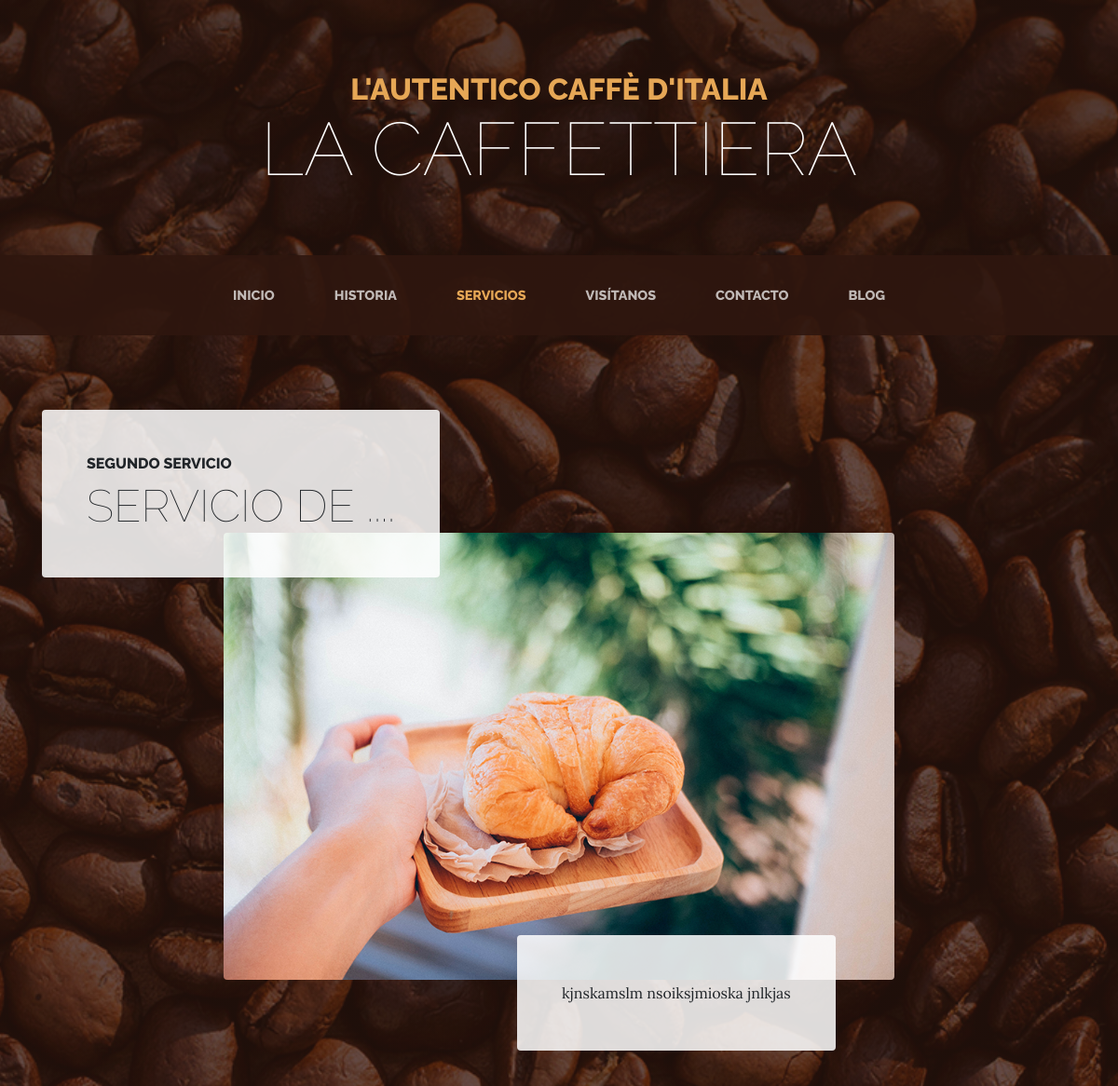
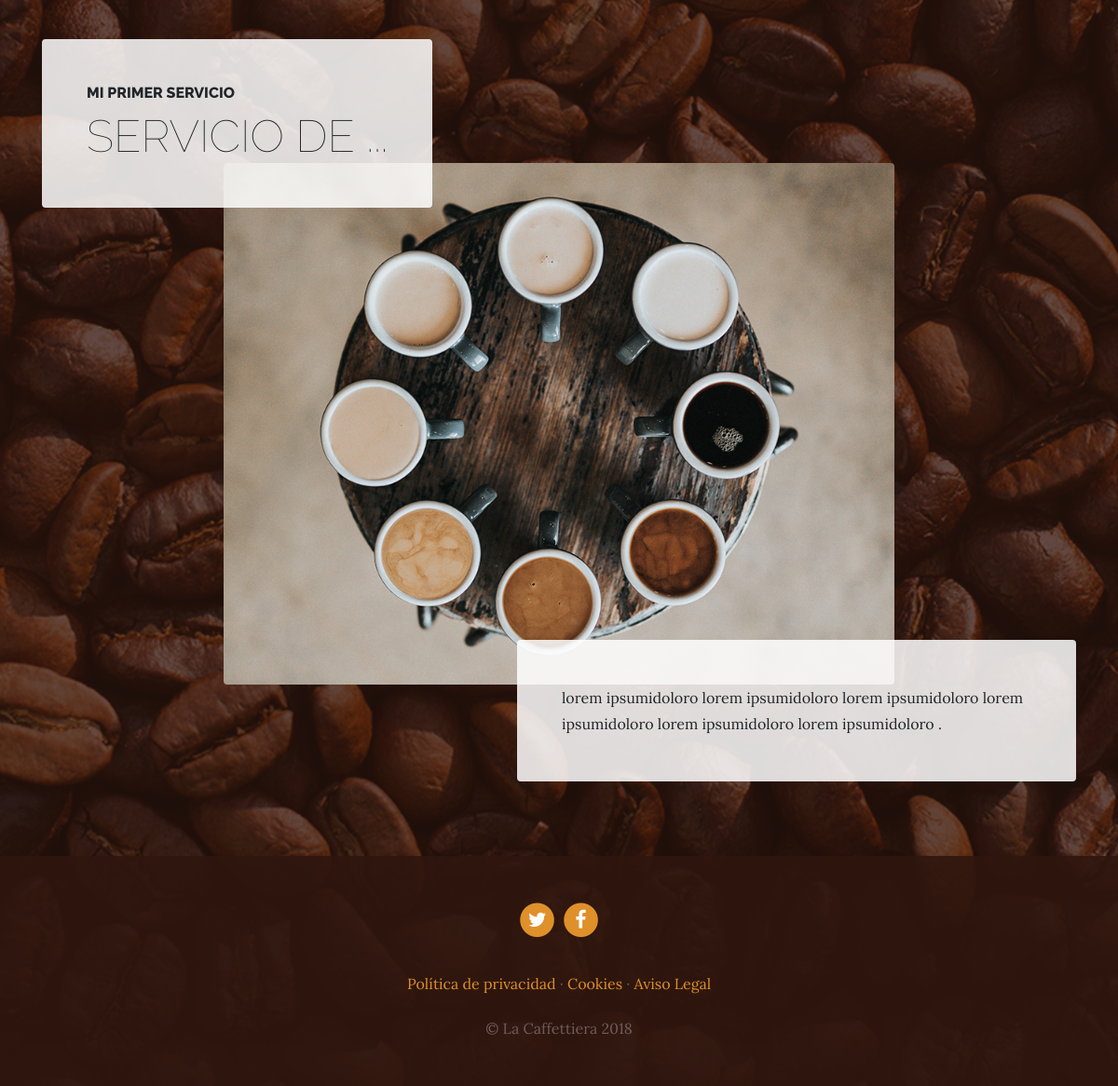
Page /services/ on the committed database (2 pictures, top to bottom).
### services/models.py (models this page shows, shortened)
class Service(models.Model):
    title = models.CharField(max_length= 200, verbose_name='Título')
    subtitle = models.CharField(max_length= 200, verbose_name='Subtitulo')
    content = models.TextField(verbose_name='Contenido')
    image = models.ImageField(upload_to='services', verbose_name='Imagen')
    created = models.DateTimeField(auto_now_add=True, verbose_name='Fecha de creación')
    updated = models.DateTimeField(auto_now=True, verbose_name='Fecha de edición')
    class Meta:
        verbose_name='Servicio'
        verbose_name_plural = 'Servicios'
        ordering = ['-created']

### pages/models.py (models this page shows, shortened)
class Page(models.Model):
    title = models.CharField(verbose_name='Titulo', max_length=200)
    content = RichTextField(verbose_name='Contenido')
    order = models.SmallIntegerField(verbose_name='Orden', default=0)
    created = models.DateTimeField(verbose_name='Fecha de creación', auto_now_add=True)
    updated = models.DateTimeField(verbose_name='Fecha de edición', auto_now=True)
    class Meta:
        verbose_name='página'
        verbose_name_plural = 'paginas'
        ordering = ['order','title']

### services/views.py (the view)
# urls.py: path('', views.services, name='services'),
def services(request):
    services = Service.objects.all()
    return render(request, 'services/services.html', {'services':services})

### pages/templatetags/pages_extras.py (called while the page is built)
@register.simple_tag
def get_page_list():
    pages = Page.objects.all()
    return pages

### social/processors.py (called while the page is built)
def ctx_dict(request):
    ctx= {}
    links = Link.objects.all()
    for link in links:
        ctx[link.key]=link.url
    return ctx

### services/templates/services/services.html (shortened to what this page needs)
{% extends 'core/base.html' %}
{% load static %}
{% block content %}
    {% for service in services%}
    <section class="page-section">
      <div class="container">
        <div class="product-item">
          <div class="product-item-title d-flex">
            <div class="bg-faded p-5 d-flex mr-auto rounded">
              <h2 class="section-heading mb-0">
                <span class="section-heading-upper">{{service.title}}</span>
                <span class="section-heading-lower">{{service.subtitle}}</span>
              </h2>
            </div>
          </div>
          <img class="product-item-img mx-auto d-flex rounded img-fluid mb-3 mb-lg-0" src="{{service.image.url}}" alt="">
          <div class="product-item-description d-flex ml-auto">
            <div class="bg-faded p-5 rounded">
              <p class="mb-0">{{service.content}}</p>
            </div>
          </div>
        </div>
      </div>
    </section>
    {% endfor %}
{% endblock %}

### core/templates/core/base.html (shortened to what this page needs)
{% load static %}
<!DOCTYPE html>
<html lang="es">
  <head>
    <link href="{% static 'core/vendor/bootstrap/css/bootstrap.min.css' %}" rel="stylesheet">
    <link href="{% static 'core/vendor/font-awesome/css/font-awesome.min.css' %}" rel="stylesheet" type="text/css">
    <link href="{% static 'core/css/business-casual.css' %}" rel="stylesheet">
  </head>
  <body>
    <h1 class="site-heading text-center text-white d-none d-lg-block">
      <span class="site-heading-upper text-primary mb-3">L'autentico caffè d'italia</span>
      <span class="site-heading-lower">La Caffettiera</span>
    </h1>
    <nav class="navbar navbar-expand-lg navbar-dark py-lg-4" id="mainNav">
      <div class="container">
        <div class="collapse navbar-collapse" id="navbarResponsive">
          <ul class="navbar-nav mx-auto">
            <li class="nav-item {% if request.path == '/' %}active{% endif %} px-lg-4">
              <a class="nav-link text-uppercase text-expanded" href="{% url 'home' %}">Inicio</a>
            </li>
            <li class="nav-item px-lg-4 {% if request.path == '/about/' %} active {% endif %} ">
              <a class="nav-link text-uppercase text-expanded" href="{% url 'about' %}">Historia</a>
            </li>
            <li class="nav-item px-lg-4 {% if request.path == '/services/' %} active {% endif %} ">
              <a class="nav-link text-uppercase text-expanded" href="{% url 'services' %}">Servicios</a>
            </li>
            <li class="nav-item px-lg-4 {% if request.path == '/store/' %} active {% endif %}">
              <a class="nav-link text-uppercase text-expanded" href="{% url 'store' %}">Visítanos</a>
            </li>
            <li class="nav-item px-lg-4 {% if request.path == '/contact/' %} active {% endif %}">
              <a class="nav-link text-uppercase text-expanded" href="{% url 'contact' %}">Contacto</a>
            </li>
            <li class="nav-item px-lg-4 {% if request.path|slice:':6' == '/blog/' %} active {% endif %}">
              <a class="nav-link text-uppercase text-expanded" href="{% url 'blog' %}">Blog</a>
            </li>
          </ul>
        </div>
      </div>
    </nav>
{% block content  %}{% endblock %}
    <footer class="footer text-faded text-center py-5">
      <div class="container">
        <p class="m-0">
        {% if LINK_TWITTER %}
	        <a href="{{LINK_TWITTER}}" class="link">
	          <span class="fa-stack fa-lg">
	            <i class="fa fa-circle fa-stack-2x"></i>
	            <i class="fa fa-twitter fa-stack-1x fa-inverse"></i>
	          </span>
	        </a>
          {% endif %}
          {% if LINK_FACEBOOK %}
	        <a href="{{LINK_FACEBOOK}}" class="link">
	          <span class="fa-stack fa-lg">
	            <i class="fa fa-circle fa-stack-2x"></i>
	            <i class="fa fa-facebook fa-stack-1x fa-inverse"></i>
	          </span>
	        </a>
          {% endif %}
	    </p>
        <p class="m-0 mbt">
          {% load pages_extras %}
          {% get_page_list as page_list %}
          {% for page in page_list %}
            <a href="{% url 'page' page.id page.title|slugify %}" class="link">{{page.title}}</a> {%if not forloop.last %} · {% endif %}
          {% endfor %}
		</p>
        <p class="m-0 mbt1">&copy; La Caffettiera 2018</p>
      </div>
	</footer>
  </body>
</html>

### core/static/core/css/business-casual.css (style rules this page uses)
body { font-family: 'Lora'; background: linear-gradient(rgba(47, 23, 15, 0.65), rgba(47, 23, 15, 0.65)), url("../img/bg.jpg"); background-attachment: fixed; background-position: center; background-size: cover; }
h1, h2, h3, h4, h5, h6 { font-family: 'Raleway'; }
p { line-height: 1.75; }
.text-faded { color: rgba(255, 255, 255, 0.3); }
.site-heading { margin-top: 5rem; margin-bottom: 5rem; text-transform: uppercase; line-height: 1; font-family: 'Raleway'; }
.site-heading .site-heading-upper { display: block; font-size: 2rem; font-weight: 800; }
.site-heading .site-heading-lower { font-size: 5rem; font-weight: 100; line-height: 4rem; }
.page-section { margin-top: 5rem; margin-bottom: 5rem; }
.section-heading { text-transform: uppercase; }
.section-heading .section-heading-upper { display: block; font-size: 1rem; font-weight: 800; padding-bottom:.5rem; }
.section-heading .section-heading-lower { display: block; font-size: 3rem; font-weight: 100; }
.bg-faded { background-color: rgba(255, 255, 255, 0.85); }
#mainNav { background-color: rgba(47, 23, 15, 0.9); font-family: 'Raleway'; }
#mainNav .navbar-nav .nav-item .nav-link { color: rgba(255, 255, 255, 0.7); font-weight: 800; }
#mainNav .navbar-nav .nav-item.active .nav-link { color: #e6a756; }
@media (min-width: 992px) { #mainNav .navbar-nav .nav-item .nav-link { font-size: 0.9rem; } }
@media (min-width: 992px) { .product-item .product-item-title { position: relative; z-index: 1; margin-bottom: -3rem; } }
@media (min-width: 992px) { .product-item .product-item-img { position: relative; z-index: 0; max-width: 60vw; } }
@media (min-width: 992px) { .product-item .product-item-description { position: relative; z-index: 1; margin-top: -3rem; max-width: 50vw; } }
.footer { background-color: rgba(47, 23, 15, 0.9); }
.text-primary { color: #e6a756 !important; }
.mbt { padding-top: 2rem; }
.mbt1 { padding-top: 1.25rem; }
a.link { color: #df902a; }

### rows in the picture
Service: title "SEGUNDO SERVICIO", subtitle "SERVICIO DE ....", image (picture), content "kjnskamslm nsoiksjmioska jnlkjas"
Service: title "MI PRIMER SERVICIO", subtitle "SERVICIO DE ...", image (picture), content "lorem ipsumidoloro lorem ipsumidoloro lorem ipsumidoloro lorem ipsumidoloro lorem ipsumidoloro lorem ipsumidoloro ."
Page: title "Política de privacidad"
Page: title "Cookies"
Page: title "Aviso Legal"
